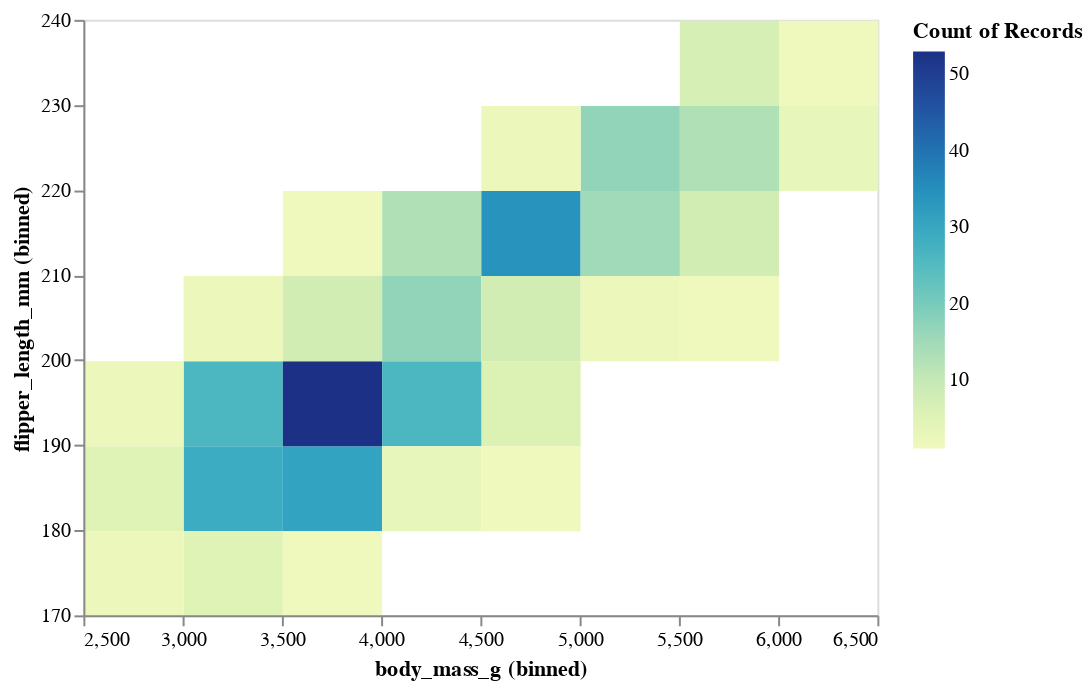

Notebook source saved alongside this figure:
### Markdown cell above
## `mark_rect`

### Code cell
alt.Chart(penguins).mark_rect().encode(
    x=alt.X('body_mass_g', bin=True),
    y=alt.Y('flipper_length_mm', bin=True),
    color='count()'
)

### Figure 1 — Vega-Lite specification as saved in the notebook (floating-point values rounded to 4 significant figures; data arrays with more than 128 entries replaced by an {"elided": "..."} marker saying what was removed)
{"config": {"view": {"continuousWidth": 400, "continuousHeight": 300}}, "data": {"name": "data-6503fb4fbd21ca2400956d2086879525"}, "mark": "rect", "encoding": {"color": {"aggregate": "count", "type": "quantitative"}, "x": {"bin": true, "field": "body_mass_g", "type": "quantitative"}, "y": {"bin": true, "field": "flipper_length_mm", "type": "quantitative"}}, "$schema": "https://vega.github.io/schema/vega-lite/v4.17.0.json", "datasets": {"data-6503fb4fbd21ca2400956d2086879525": {"elided": "344 records"}}}
